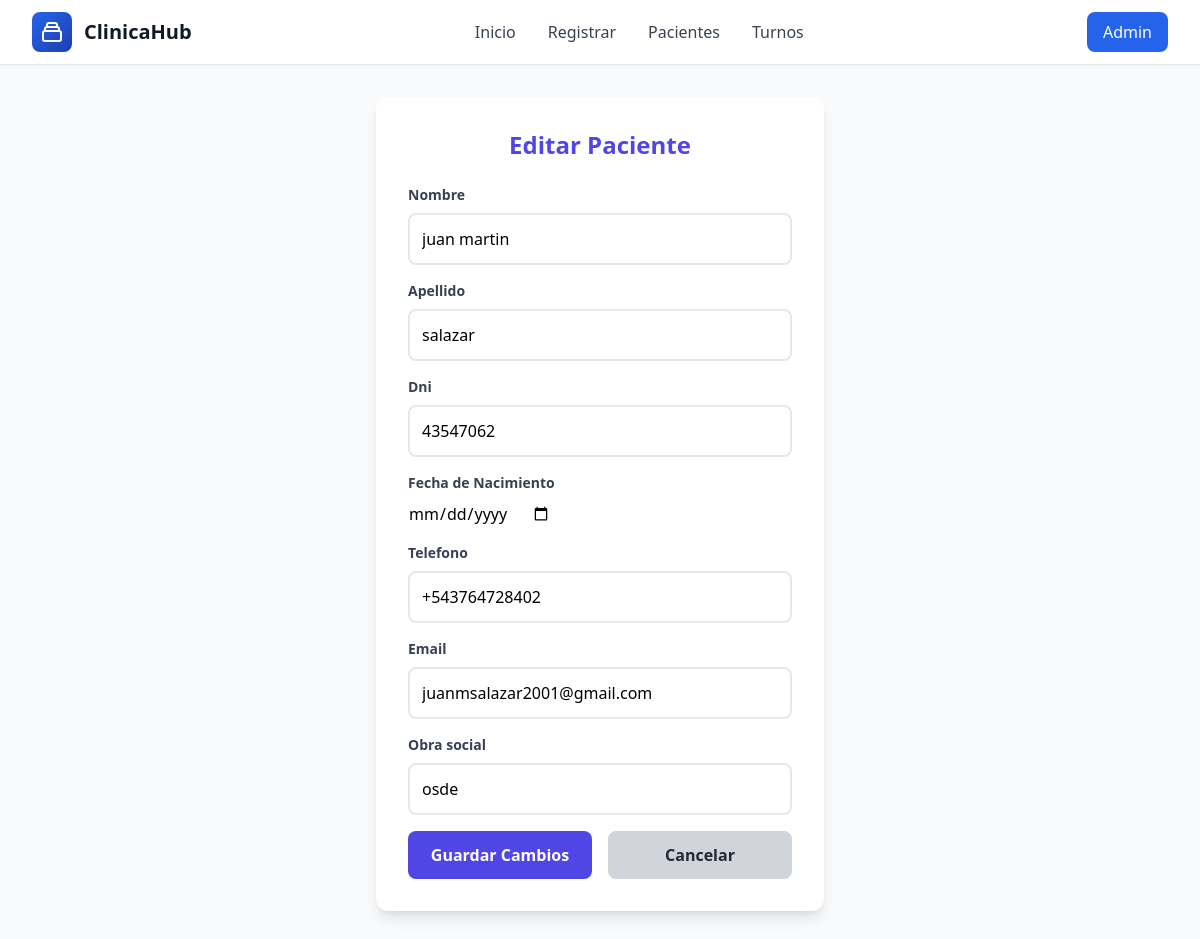
The page /pacientes/1/editar/ on the database its author committed.
### core/models.py (models this page shows, shortened)
class Paciente(models.Model):
    nombre = models.CharField(max_length=200)
    apellido = models.CharField(max_length=200)
    dni = models.CharField(max_length=10, unique=True)
    fecha_nacimiento = models.DateField()
    telefono = models.CharField(max_length=20, blank=True)
    email = models.EmailField(blank=True)
    obra_social = models.CharField(max_length=100, blank=True)
    class Meta:
        verbose_name = "Paciente"
        verbose_name_plural = "Pacientes"

### pacientes/views.py (the view)
# urls.py: path('pacientes/<int:pk>/editar/', views.editar_paciente, name='editar_paciente'),
def editar_paciente(request, pk):
    paciente = get_object_or_404(Paciente, pk=pk)
    if request.method == 'POST':
        form = PacienteForm(request.POST, instance=paciente)
        if form.is_valid():
            form.save()
            messages.success(request, 'Paciente actualizado exitosamente')
            return redirect('pacientes:detalle_paciente', pk=paciente.pk)
    else:
        form = PacienteForm(instance=paciente)
    return render(request, 'pacientes/editar_paciente.html', {
        'form': form,
        'paciente': paciente
    })

### pacientes/templates/pacientes/editar_paciente.html (shortened to what this page needs)
{% extends "base.html" %}
{% block content %}
<div class="max-w-md mx-auto bg-white shadow-lg rounded-xl p-8 mt-8">
    <h2 class="text-2xl font-bold text-indigo-600 mb-6 text-center">Editar Paciente</h2>
    <form method="post" class="space-y-4">
        {% for field in form %}
            <div>
                {% if field.label_tag %}
                    <label class="block text-sm font-semibold text-gray-700 mb-2">
                        {{ field.label }}
                    </label>
                {% endif %}
                {{ field }}
            </div>
        {% endfor %}
        <div class="flex gap-4 mt-6">
            <button type="submit" class="flex-1 bg-indigo-600 hover:bg-indigo-700 text-white font-bold py-3 rounded-lg transition-colors">
                Guardar Cambios
            </button>
            <a href="{% url 'pacientes:detalle_paciente' paciente.pk %}" class="flex-1 bg-gray-300 hover:bg-gray-400 text-gray-800 font-bold py-3 rounded-lg transition-colors text-center">
                Cancelar
            </a>
        </div>
    </form>
</div>
{% endblock %}

### templates/base.html (style rules this page uses)
* { font-family: 'Segoe UI', Tahoma, Geneva, Verdana, sans-serif; }
body { background-color: #f8fafc; }

### rows shown on the page
Paciente: form "juan martin" "salazar" "43547062" "+543764728402" "juanmsalazar2001@gmail.com" "osde"

### other values the page prints
{{ field.label }} "Nombre" "Apellido" "Dni" "Fecha de Nacimiento" "Telefono" "Email" "Obra social"
